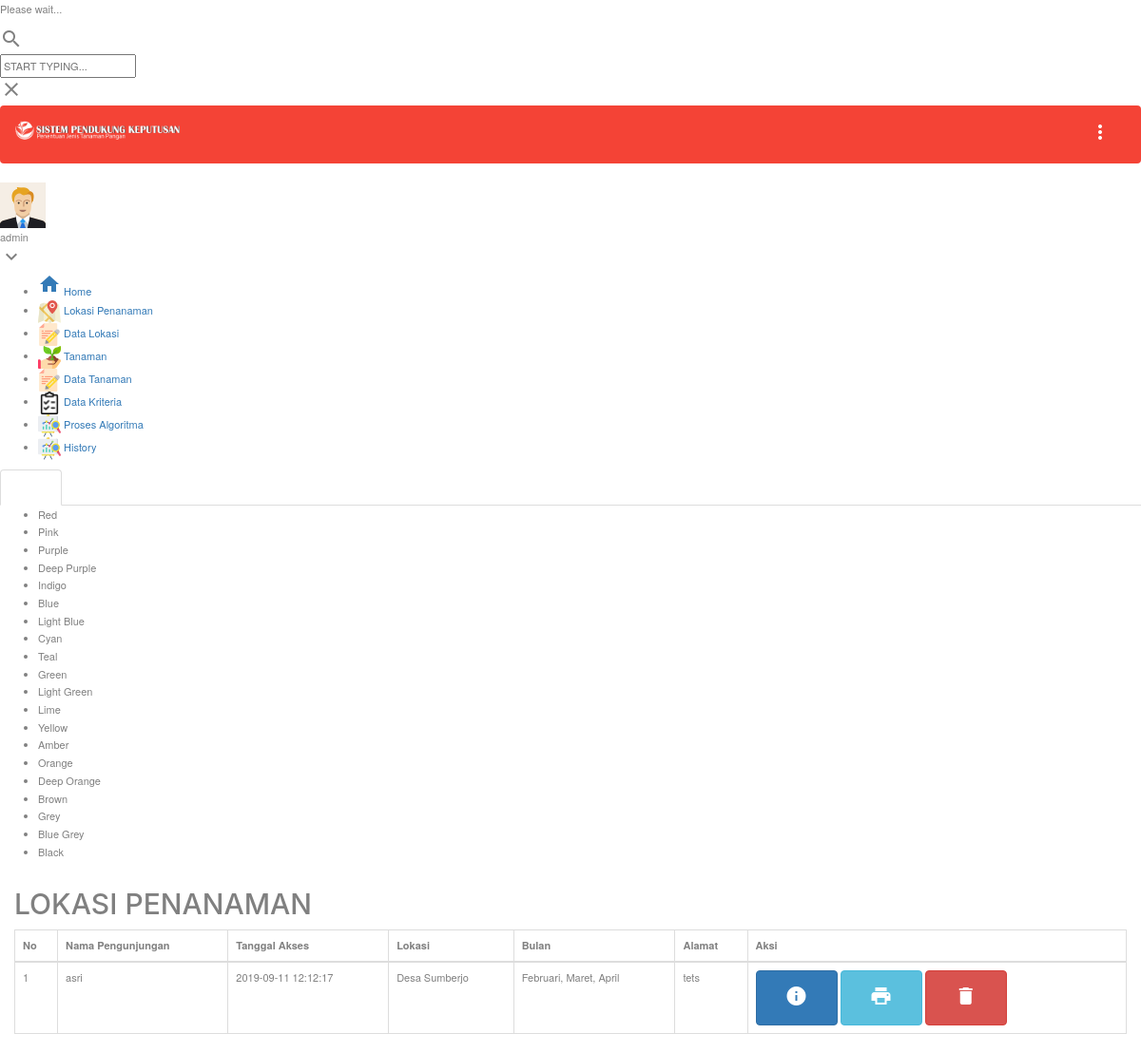
Screenshot of /admin/history.php (signed in) with the database file from the repository.
### tables this page shows
CREATE TABLE `tb_history` (
  `id_history` int(11) NOT NULL,
  `nama` varchar(30) DEFAULT NULL,
  `alamat` text,
  `lokasi` int(11) DEFAULT NULL,
  `bulan` int(11) DEFAULT NULL,
  `tgl_akses` timestamp NOT NULL DEFAULT CURRENT_TIMESTAMP ON UPDATE CURRENT_TIMESTAMP
);

CREATE TABLE `tb_lokasi` (
  `id_lokasi` int(11) NOT NULL,
  `nama_lokasi` varchar(50) DEFAULT NULL
);

### admin/history.php (the view, shortened to what this page needs)
<?php include_once 'atribut/head.php'; ?>
<?php
function bulan($bulan)
{
  Switch ($bulan){
    case 2 : $bulan="Februari";
    Break;
    case 3 : $bulan="Maret";
    Break;
    case 4 : $bulan="April";
    Break;
  }
  return $bulan;
}
?>
<div class="page-loader-wrapper">
    <div class="loader">
        <p>Please wait...</p>
    </div>
</div>
<div class="search-bar">
    <div class="search-icon">
        <i class="material-icons">search</i>
    </div>
    <input type="text" placeholder="START TYPING...">
    <div class="close-search">
        <i class="material-icons">close</i>
    </div>
</div>
<?php include_once 'atribut/menu.php'; ?>
<section class="content">
    <div class="container-fluid">
        <div class="row clearfix">
            <div class="col-lg-12 col-md-12 col-sm-12 col-xs-12">
                <div class="card">
                    <div class="header">
                        <h2>
                            LOKASI PENANAMAN
                        </h2>
                    </div>
                    <div class="body">
                        <div class="row clearfix">
                            <div class="col-lg-12 col-md-12 col-sm-12 col-xs-12">
                                <div class="card">
                                    <div class="body table-responsive">
                                        <table class="table table-bordered">
                                            <thead>
                                                <tr>
                                                  <th>No</th>
                                                  <th>Nama Pengunjungan</th>
                                                  <th>Tanggal Akses</th>
                                                  <th>Lokasi</th>
                                                  <th>Bulan</th>
                                                  <th>Alamat</th>
                                                  <th>Aksi</th>
                                              </tr>
                                          </thead>
                                          <tbody>
                                            <?php
                                            $no = 1;
                                            $data = $connect->query('SELECT tb_history.*, tb_lokasi.nama_lokasi FROM tb_history INNER JOIN tb_lokasi ON tb_history.lokasi = tb_lokasi.id_lokasi ORDER BY id_history');
                                            while ($row = $data->fetch_array(MYSQLI_ASSOC)) { ?>
                                              <tr>
                                                <td><?= $no ?></td>
                                                <td><?= $row['nama'] ?></td>
                                                <td><?= $row['tgl_akses'] ?></td>
                                                <td><?= $row['nama_lokasi'] ?></td>
                                                <td><?= bulan($row['bulan']).", ".bulan(date($row['bulan']) + 1).", ".bulan(date($row['bulan']) + 2) ?></td>
                                                <td><?= $row['alamat'] ?></td>
                                                <td>
                                                  <a href="history_detail.php?id_history=<?= $row['id_history'] ?>" class='btn btn-primary waves-effect' target="_blank"> <i class="material-icons">info</i> </a>
                                                  <a href="history_cetak.php?id_history=<?= $row['id_history'] ?>" class='btn btn-info waves-effect' target="_blank"> <i class="material-icons">print</i> </a>
                                                  <a href="history_hapus.php?id_history=<?= $row['id_history'] ?>" class='btn btn-danger waves-effect'> <i class="material-icons">delete</i> </a>
                                              </td>
                                          </tr>
                                      <?php } ?>
                                  </tbody>
                              </table>
                          </div>
                      </div>
                  </div>
              </div>
          </div>
      </div>
  </div>
</div>
</div>
</section>
<?php include_once 'atribut/foot.php'; ?>

### assets/css/style.css (style rules this page uses)
body { line-height: 1.7; color: gray; font-weight: 300; font-size: 1.1rem; }
a { -webkit-transition: .3s all ease; -o-transition: .3s all ease; transition: .3s all ease; }
h1, h2, h3, h4, h5, .h1, .h2, .h3, .h4, .h5 { font-family: "Muli", -apple-system, BlinkMacSystemFont, "Segoe UI", Roboto, "Helvetica Neue", Arial, sans-serif, "Apple Color Emoji", "Segoe UI Emoji", "Segoe UI Symbol", "Noto Color Emoji"; }
.btn { text-transform: uppercase; font-size: 12px; font-weight: 900; padding: 14px 30px; }

### rows the page displays
tb_history: nama "asri", tgl_akses "2019-09-11 12:12:17", tb_lokasi.nama_lokasi "Desa Sumberjo", bulan "Februari", bulan(date($row['bulan']) + 1) "Maret", bulan(date($row['bulan']) + 2) "April", alamat "tets"

### other values shown
$_SESSION['inpusername'] "admin"
